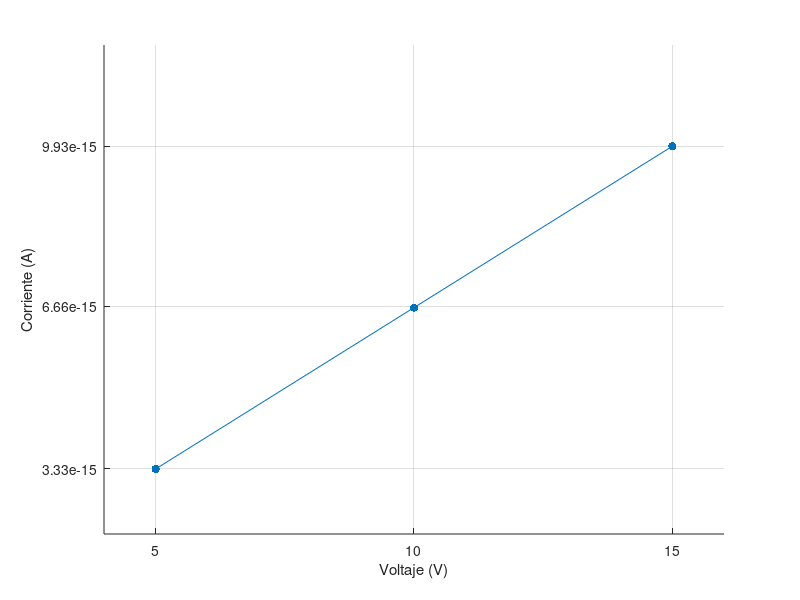

Write MATLAB code to recreate this figure.
x=[5
10
15
];
y=[3.33E-15
6.63E-15
9.93E-15
];

scatter(x,y,'filled')
hold on
plot(x,y)
grid on
xlabel('Voltaje (V)') 
ylabel('Corriente (A)')

xticks([0 5 10 15])
xticklabels({'0','5','10','15'})
yticks([0 3.33e-15 6.66e-15 9.93e-15])